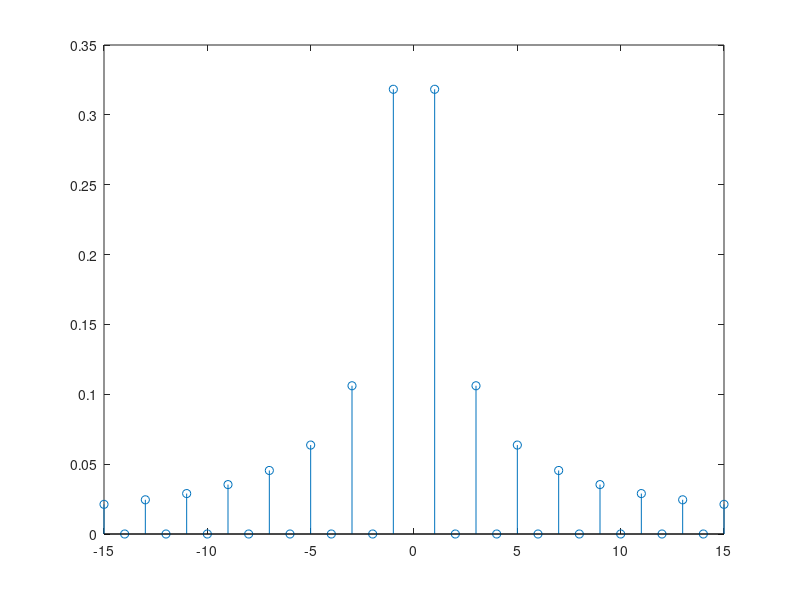
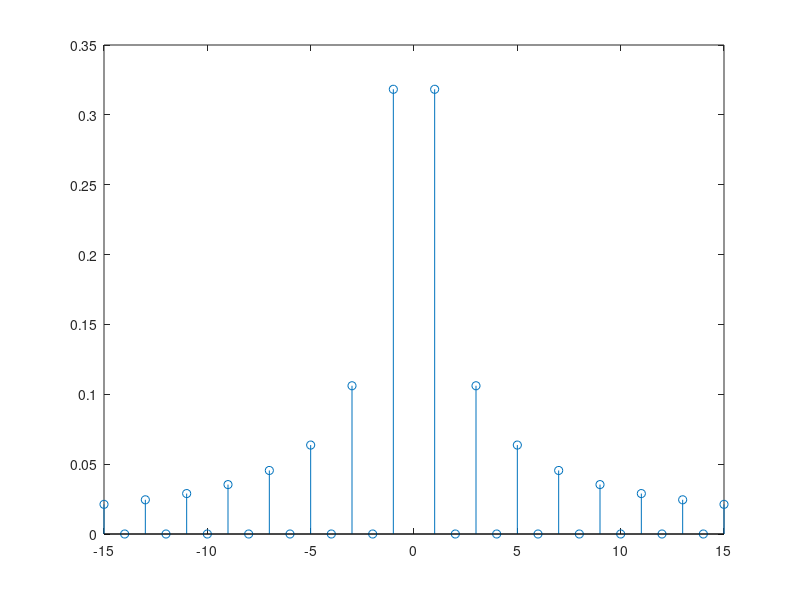
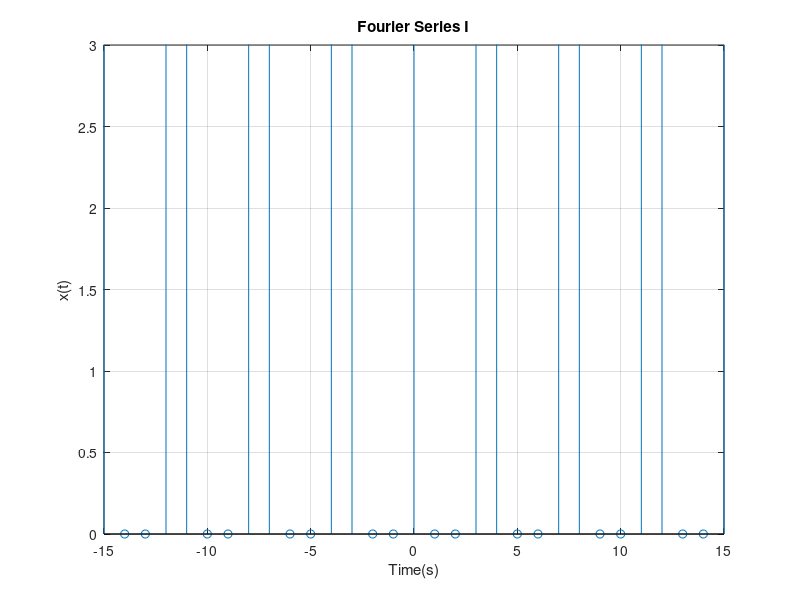
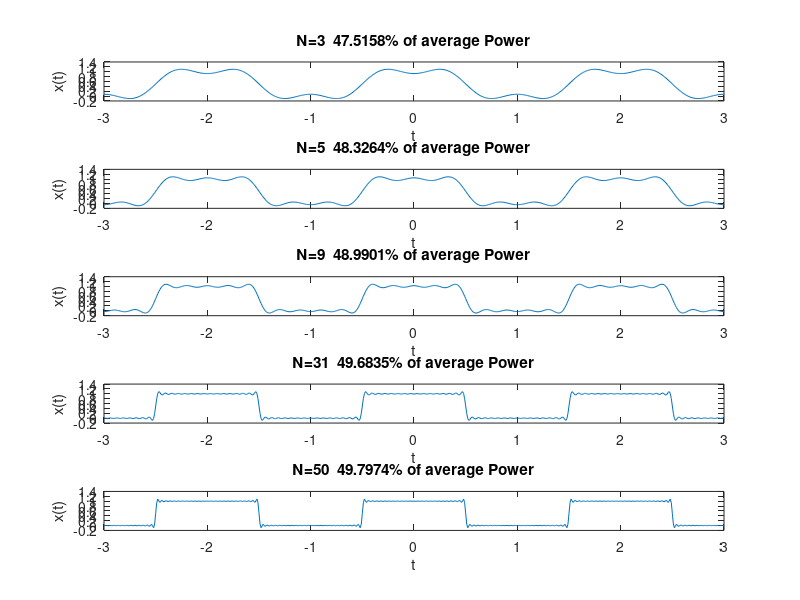

The MATLAB script that drew these images, in order:
function Ask1

################# 1a

dk = 1;
T = 2;
k = -15 : dk : 15;        
N = 31;
X0 = 1/2; 
x0 = zeros(1, length(k));

Xk = (1./(k*pi)) .* sin((pi*k)./2);
x = (1./(k*pi)) .* sin((pi*k)./2).*exp(j*k*pi);    

x2 = abs(Xk);          
x3 = angle(Xk);  
figure;        
stem(k, x2);
figure;
stem(k, x3);
grid;
title("Fourier Series I");
xlabel("Time(s)");
ylabel("x(t)");
ylim([0,3]); 
saveas(1, "figure1a.jpg");

################# 1b

t=[-3:0.01:3];
N=[3,5,9,31,50,500,1000];
totalplots=length(N)-2;
x=zeros(length(N),length(t));
for i=1:totalplots
   for l=1:length(t)  
      for k=-N(i):N(i)
       if(k==0)
          x(i,l)+=1/2;
          continue
       endif
       x(i,l)+=(1/(pi*k))*sin(pi*k/2)*exp(j*k*pi*t(l));
      endfor   
    endfor
endfor
power=zeros(1,length(N));

#calculate power
for i=1:totalplots
  for k=-N(i):N(i)
    if(k==0)
      power(i)+=100*(1/4);
      continue
    endif
    power(i)+=100*((1/(pi*k))*sin(pi*k/2))^2;
  endfor   
endfor
figure();

#show plots
for i=1:totalplots
    subplot (totalplots, 1, i);
    plot(t,x(i,:));
    title(['N=',num2str(N(i)),'  ',num2str(power(i)),'% of average Power']);
    xlabel("t");
    ylabel("x(t)");
endfor
saveas(1, "figure1b.jpg");

endfunction